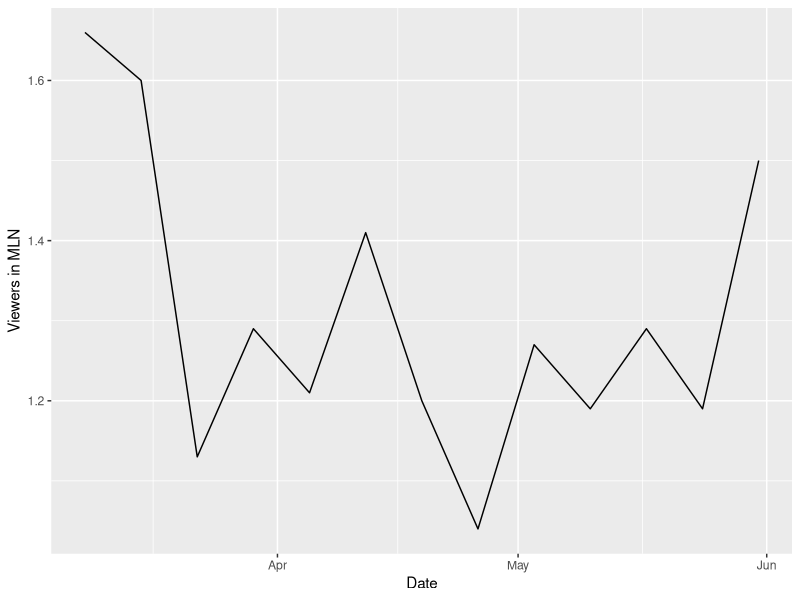

Here is the R script that generated this plot:
## ---- chunk 1
#| echo = FALSE,
#| message = FALSE,
#| warning = FALSE
# Load the lubridate package for working with dates
library(lubridate)
library(tidyverse)
library(knitr)
library(kableExtra)
## ---- chunk 2
# Define the start date and end date
start_date <- as.Date("2009-03-08") 
end_date <- as.Date("2009-05-31")   

# Generate a sequence of dates with one-week frequency
dates <- seq(start_date, end_date, by = "1 week")
viewers_of_2_season <- c(1.66, 1.6, 1.13, 1.29, 1.21,1.41, 1.20, 1.04, 1.27, 1.19, 1.29, 1.19, 1.5)
summary(viewers_of_2_season * 1e6)
## ---- chunk 3
dataframe <- tibble(Date = dates, Viewers_in_milions = viewers_of_2_season)
dataframe %>% 
  knitr::kable(caption = "Table of milions of viewers in Season 2") %>% 
  kable_styling(bootstrap_options = c("striped", "hover", "condensed"), full_width = FALSE) %>%
  row_spec(0, bold = TRUE, underline = TRUE) %>%
  column_spec(1:2, background = "#F2F2F2")
## ---- chunk 4
dataframe %>% 
  ggplot(aes(x = dates, y = viewers_of_2_season)) + 
  geom_line() +
  xlab('Date') +
  ylab('Viewers in MLN')
